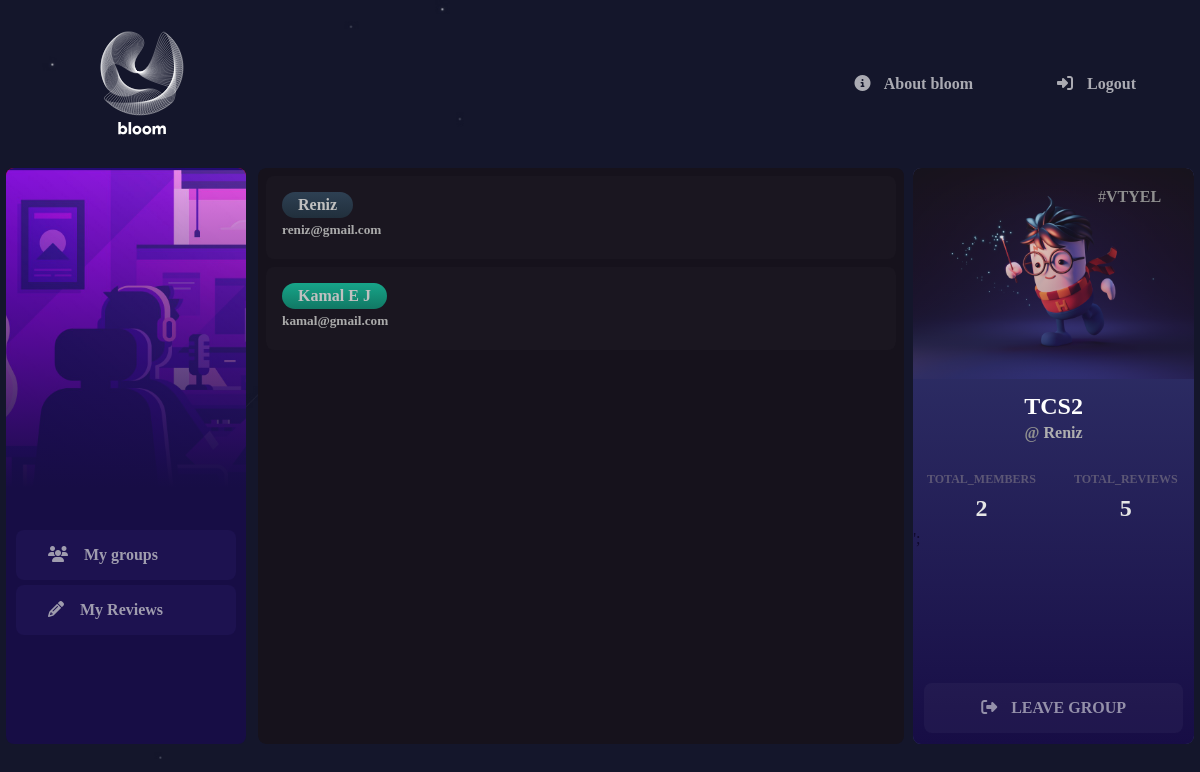
/4/group/, run on the app's committed database.
### bloomapp/models.py (models this page shows)
class JoinedGroup(models.Model):
    user_id = models.ForeignKey(Account, on_delete=models.CASCADE)
    group_id = models.ForeignKey(Groups, on_delete=models.CASCADE)

class Account(models.Model):
    name = models.CharField(max_length=100)
    email = models.EmailField(unique=True, max_length=100)
    password = models.CharField(max_length=100)

class Groups(models.Model):
    user_id = models.ForeignKey(Account, on_delete=models.CASCADE)
    group_name = models.CharField(max_length=20)
    group_code = models.CharField(max_length=5)
    group_type = models.BooleanField(default=True)

### bloomapp/views.py (the view)
# urls.py: path('<int:group_id>/group/', views.showGroup, name="group"),
def showGroup(request,group_id):
    groupObj = JoinedGroup.objects.filter(group_id=group_id)
    ownerObj = Groups.objects.get(id=group_id)
    totalReviews = Reviews.objects.filter(group_id=group_id).count
    return render(request, "groups.html",{'group_details': groupObj,'GroupOwner': ownerObj,'TotalReview': totalReviews})

### bloomapp/context-processors.py (called while the page is built)
def allContext(request):
    if request.session.has_key('user_id'):
        userObj = Account.objects.get(id=request.session['user_id'])
        totalReview = Reviews.objects.filter(user_id_id=request.session['user_id']).count()
        return {'users': userObj,'totalReviews': totalReview}
    return {'users': False, 'totalReviews': False}

### templates/groups.html (shortened to what this page needs)
{% extends 'commonPart.html' %}
{% block mainpart %}
    {% load static %}
    <div class="group-detail-container">
        <div class="group-member-box" id="group-members-box">
            {% if group_details and group_details.count >= 2 %}
                {% for group in group_details %}
                    {% if group.user_id_id  != request.session.user_id %}
                        <div class="review-box">
                            <div class="review-top">
                                <h4 class="group-username">{{ group.user_id.name }}</h4>
                                <h5 class="group-user-about">{{ group.user_id.email }}</h5>
                            </div>
                        </div>
                    {% endif %}
                {% endfor %}
            {% else %}
                <div class="empty-group">
                    <a href="{% url 'deleteGroup' GroupOwner.id %}" class="group-close-button"><i class="fas fa-eraser pdspace"></i> DELETE GROUP</a>
                </div>
            {% endif %}
        </div>
        <div class="group-details-box">
            <div>
                <img src="{% static 'images/group-image.webp' %}" alt="group-img">
                <div class="image-black-cover"></div>
            </div>
            <div class="group-code-box">#
                <input type="text" readonly value="{{ GroupOwner.group_code }}" class="group-code">
            </div>
            <div class="group-detail-sub">
                <h3 class="group-name">{{ GroupOwner.group_name }}</h3>
                <h4 class="group-hostname">@ <span>{{ GroupOwner.user_id.name }}</span></h4>
            </div>
            <div style="display: grid;grid-template-columns: repeat(2,1fr);margin-top: 16px;row-gap: 8px;column-gap: 8px;">
                <h4 class="member-sub-text">TOTAL_MEMBERS</h4>
                <h4 class="member-sub-text">TOTAL_REVIEWS</h4>
                <h2 class="total-members">{{ group_details.count }}</h2>
                <h2 class="total-members">{{ TotalReview }}</h2>
                {% if GroupOwner.user_id_id == request.session.user_id %}
                    {% if GroupOwner.group_type %}
                        <a href="{% url 'changeGroupPermission' GroupOwner.id %}" class="group-close-button open-button"><i class="fas fa-lock pdspace"></i> CLOSE GROUP</a>';
                    {% else %}
                        <a href="{% url 'changeGroupPermission' GroupOwner.id %}" class="group-close-button open-button"><i class="fas fa-lock-open pdspace"></i> OPEN GROUP</a>';
                    {% endif %}
                {% else %}
                    <a href="#" class="group-close-button"><i class="fas fa-sign-out-alt pdspace"></i> LEAVE GROUP</a>';
                {% endif %}
            </div>
        </div>
    </div>
{% endblock %}

### static/css/style.css (style rules this page uses)
* { margin: 0; padding: 0; text-decoration: none; outline: none; box-sizing: border-box; font-family: 'Product Sans'; }
body { width: 100%; min-height: 100vh; background-image: url('../images/people_bg_repeat.jpg'); background-size: cover; }
.pdspace { padding-right: 10px; }
.image-black-cover { position: absolute; top: 0; left: 0; width: 100%; height: 100%; background: linear-gradient(rgba(255, 0, 0, 0),#170D45); }
.group-detail-container { position: absolute; width: 100%; height: 100%; background: transparent; display: flex; justify-content: space-between; }
.group-member-box { position: relative; width: 69%; height: 100%; background: #16121C; border-radius: 8px; display: flex; row-gap: 8px; flex-direction: column; padding: 8px; box-sizing: border-box; overflow-y: scroll; }
.group-details-box { position: relative; width: 30%; height: 100%; border-radius: 8px; background: #373C73; display: flex; flex-direction: column; overflow: hidden; }
.group-details-box img { width: 100%; position: relative; }
.group-detail-sub { position: relative; width: 100%; padding: 10px; display: flex; flex-direction: column; align-items: center; }
.group-name { position: relative; font-size: 24px; font-weight: bold; color: white; text-transform: capitalize; }
.group-code-box { position: absolute; top: 2%; right: 0; display: flex; font-size: 16px; color: rgb(143, 143, 143); padding: 8px; }
.group-code { font-weight: bold; font-size: 16px; color: rgb(143, 143, 143); background: transparent; border: none; width: 80px; text-transform: uppercase; }
.group-hostname { position: relative; padding: 4px; font-size: 16px; color: rgb(143, 143, 143); }
.group-hostname span { color: rgb(175, 175, 175); }
.total-members { text-align: center; position: relative; color: rgb(230, 230, 230); z-index: 2; }
.member-sub-text { text-align: center; font-size: 12px; color: rgb(173, 173, 173); }
.review-box { position: relative; width: 100%; padding: 8px; background: rgba(255, 255, 255, 0.014); border-radius: 8px; display: flex; flex-direction: column; cursor: pointer; }
.review-top { position: relative; width: 100%; padding: 8px; background: transparent; }
.group-username { padding: 4px 16px; display: inline-block; border-radius: 30px; color: rgb(192, 192, 192); background: linear-gradient(rgb(116, 116, 255),rgb(90, 90, 226)); }
.group-user-about { color: rgb(170, 170, 170); padding: 4px 0; }
.group-close-button { z-index: 7; background: rgba(255, 255, 255, 0.034); text-align: center; position: absolute; bottom: 2%; width: 92%; font-weight: bold; padding: 16px 0; left: 4%; border-radius: 8px; color: rgba(255, 255, 255, 0.521); transition: 0.2s ease; }

### data on the page
JoinedGroup: user_id.name "Reniz", user_id.email "reniz@gmail.com"
JoinedGroup: user_id.name "Kamal E J", user_id.email "kamal@gmail.com"
Groups: group_code "vtyel", group_name "TCS2", user_id.name "Reniz"

### other printed values
{{ group_details.count }} "2"
{{ TotalReview }} "5"
